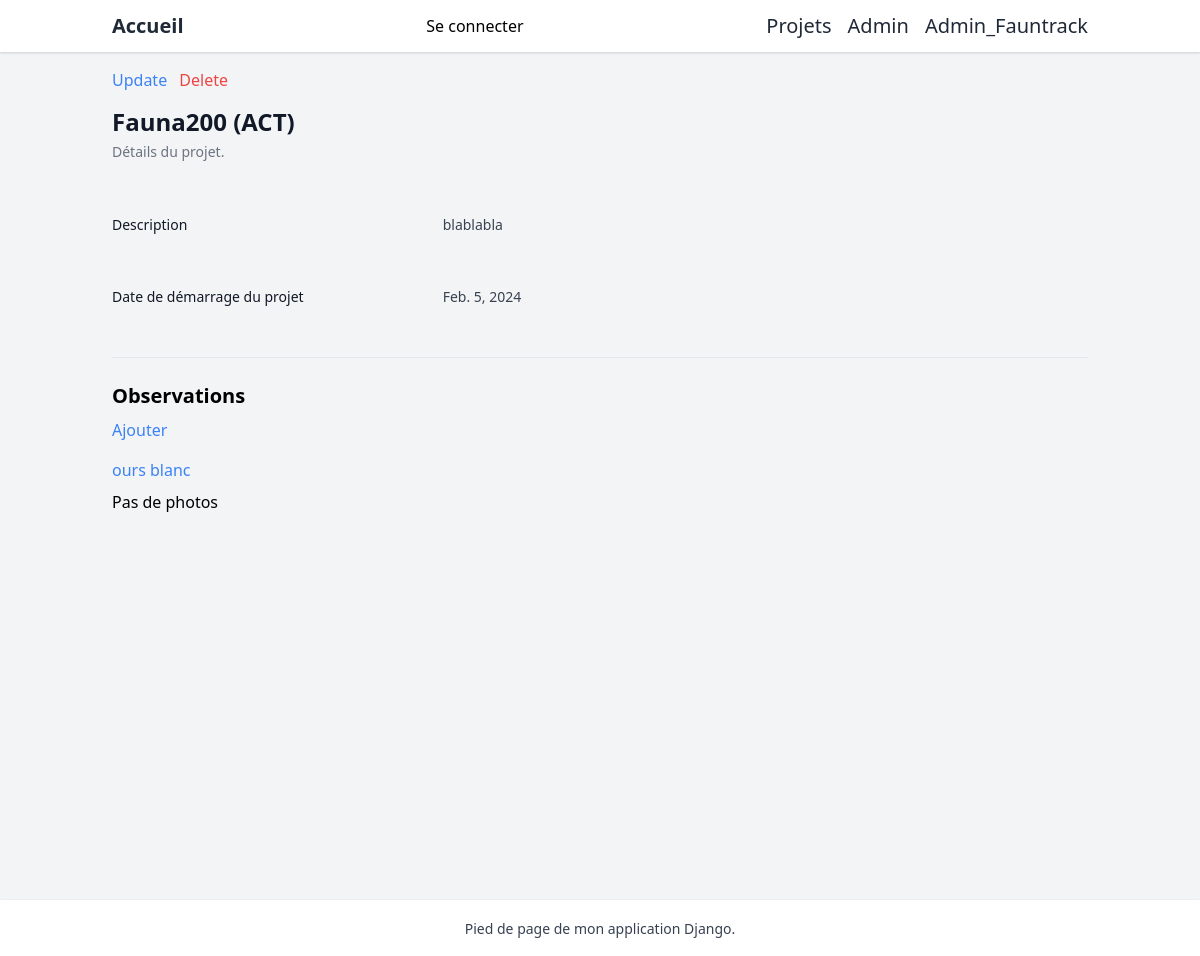
/faunatrack/projets/1/, run on an earlier commit of the app's database.
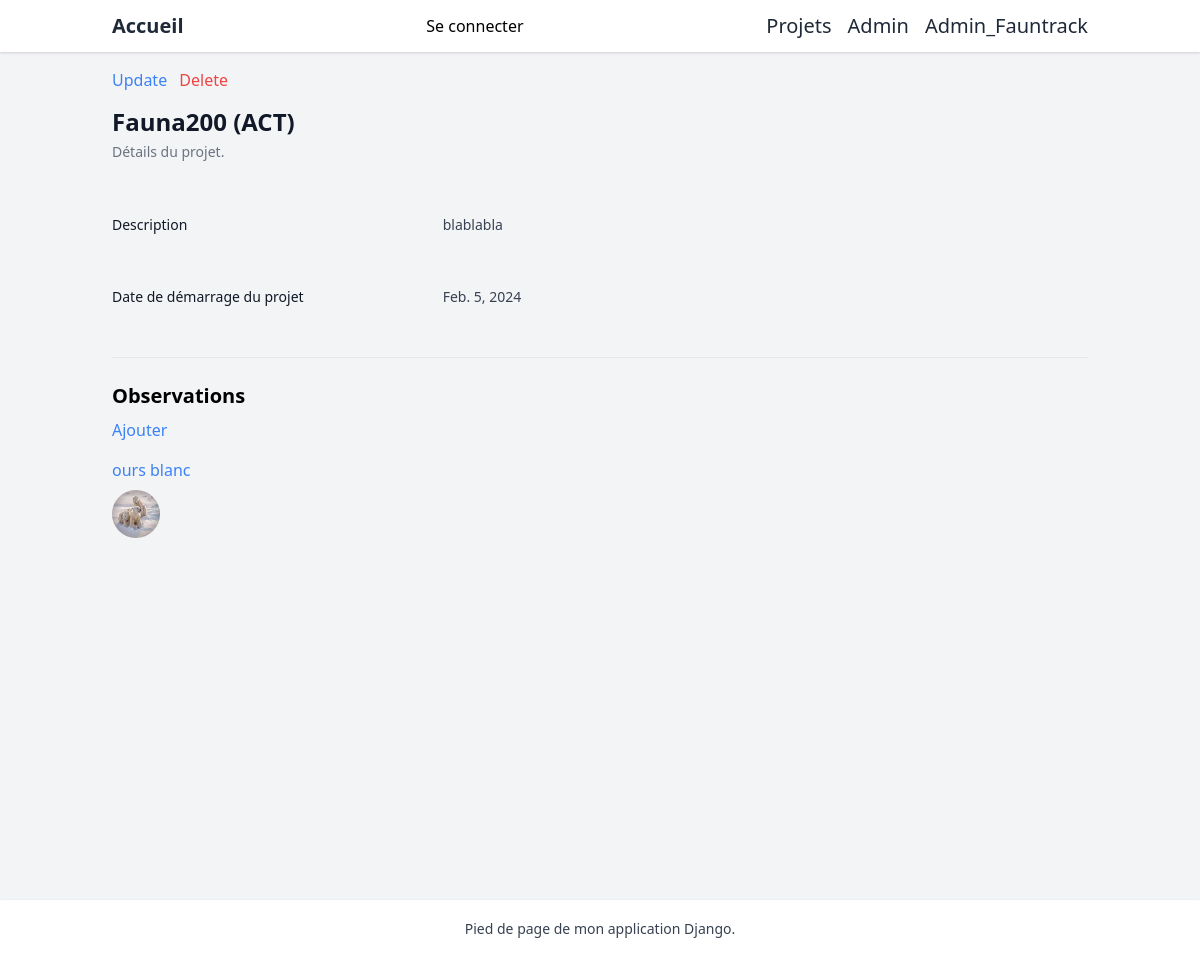
And on a later commit of the database.
### faunatrack/models.py (models this page shows, shortened)
class Observation(models.Model):
    date_observation = models.DateTimeField(blank=True, null=True)
    espece = models.ForeignKey(Espece, related_name="observations", on_delete=models.CASCADE)
    quantite = models.IntegerField()
    latitude = models.DecimalField(max_digits=9, decimal_places=6, validators=[validate_latitude], help_text="je suis l'aide") # own validator
    longitude = models.DecimalField(max_digits=9, decimal_places=6, validators=[MaxValueValidator(limit_value=180), MinValueValidator(limit_value=-180)])
    notes = models.TextField(default="Pas de notes")
    photos = models.ImageField(upload_to="faunatrack/static/observations_photos/", null=True, blank=True)
    scientifique = models.ForeignKey(Scientifique, related_name="observation", on_delete=models.SET_NULL, null=True)

class Espece(models.Model):
    STATUT = [
        ("DISPARU", "En voie de disparition"), # pour aficher la deuxieme .get_statut_display()
        ("DANGER", "En danger"),
        ("PROTEGE", "Protégé"),
        ("INCONNU", "On sait pas!")
    ]
    nom_commun = models.CharField(max_length=250)
    nom_scientifique = models.CharField(max_length=250, null=True)  # si pas d'entree, valeur nulle par défaut
    statut = models.CharField(max_length=250, choices=STATUT, default="INCONNU")

### faunatrack/views.py (the view)
# urls.py: path("projets/<int:pk>/", ProjetView.as_view(), name="projet"),
class ProjetView(DetailView):
    model = Project
    template_name = "projet.html"
    extra_context = {"truc": "ma var"} # pour faire comme get_context_data

### faunatrack/templates/projet.html
{% extends "base.html" %}
{% block content %}
    <div class="mb-4">
        <a href="{% url 'projet_update' project.pk %}" class="text-blue-500 mr-2">Update</a>
        <a href="{% url 'delete_project' project.pk %}" class="text-red-500">Delete</a>
    </div>
    <div class="px-4 sm:px-0">
        <h3 class="text-2xl font-semibold leading-7 text-gray-900"><b>{{ project.nom }}</b> ({{ project.etat }})</h3>
        <p class="mt-1 max-w-2xl text-sm leading-6 text-gray-500">Détails du projet.</p>
    </div>
    <div class="mt-6 border-t border-gray-100">
        <dl class="divide-y divide-gray-100">
            <div class="px-4 py-6 sm:grid sm:grid-cols-3 sm:gap-4 sm:px-0">
                <dt class="text-sm font-medium leading-6 text-gray-900">Description</dt>
                <dd class="mt-1 text-sm leading-6 text-gray-700 sm:col-span-2 sm:mt-0">{{ project.description }}</dd>
            </div>
        </dl>
        <div class="px-4 py-6 sm:grid sm:grid-cols-3 sm:gap-4 sm:px-0">
            <dt class="text-sm font-medium leading-6 text-gray-900">Date de démarrage du projet</dt>
            <dd class="mt-1 text-sm leading-6 text-gray-700 sm:col-span-2 sm:mt-0">{{ project.date_debut }}</dd>
        </div>
    </div>
    <hr class="my-6"/>
    <div>
        <h2 class="text-xl font-semibold mb-2">Observations</h2>
        <a href="{% url 'create_observation' %}" class="text-blue-500">Ajouter</a>
        <ul class="mt-4">
            {% for observation in project.observations.all %}
                <li>
                    <a href="" class="text-blue-500">{{ observation.espece.nom_commun }}</a>
                    <div class="mt-2">
                        {% if observation.photos %}
                            <img src="{{ observation.photos.url }}" alt="image" class="w-12 h-12 rounded-full"/>
                        {% else %}
                            <p>Pas de photos</p>
                        {% endif %}
                    </div>
                </li>
            {% endfor %}
        </ul>
    </div>
{% endblock content %}

What changed in the data, as far as the page shows it:
changed Observation "ours blanc": photos: picture added; no longer shows "Pas de photos"
